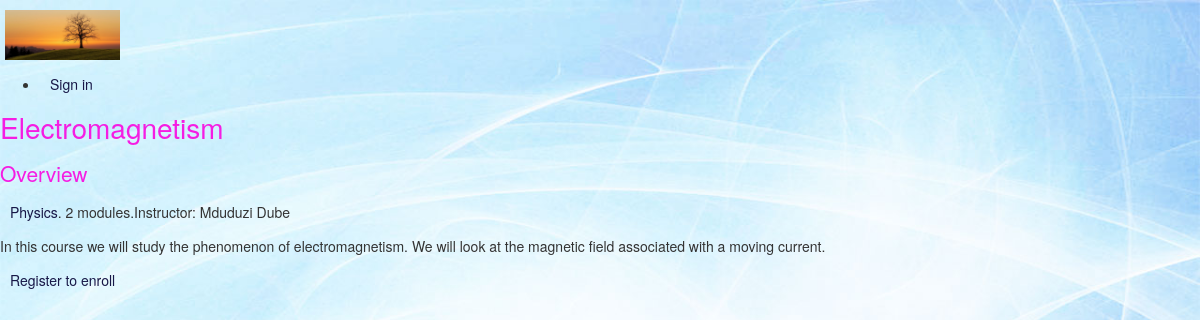
Page /course/electromagnetism/ on the committed database.
### courses/models.py (models this page shows, shortened)
class Course(models.Model):
	owner = models.ForeignKey(User, related_name='courses_created')
	subject = models.ForeignKey(Subject, related_name='courses')
	title = models.CharField(max_length=200)
	slug = models.SlugField(max_length=200, unique=True)
	overview = models.TextField()
	created = models.DateTimeField(auto_now_add=True)
	students = models.ManyToManyField(User, related_name='courses_joined', blank=True)
	class Meta:
		ordering = ('-created',)

class Subject(models.Model):
	title = models.CharField(max_length=200)
	slug = models.SlugField(max_length=200, unique=True)
	class Meta:
		ordering = ('title',)

### courses/views.py (the view)
# urls.py: url(r'^(?P<slug>[\w-]+)/$', views.CourseDetailView.as_view(),name='course_detail'),
class CourseDetailView(DetailView):
	model = Course
	template_name = 'courses/course/detail.html'
	def get_context_data(self, **kwargs):
		context = super(CourseDetailView, self).get_context_data(**kwargs)
		context['enroll_form'] = CourseEnrollForm(initial={'course': self.object})
		return context

### courses/templates/courses/course/detail.html (shortened to what this page needs)
{% extends "base.html" %}
{% block content %}
{% with subject=course.subject %}
<div class="sciene_hub_home">
<h1>
{{ object.title }}
</h1>
<h2>Overview</h2>
<p>
<a href="{% url "course_list_subject" subject.slug %}">{{ subject.title }}</a>.
{{ course.modules.count }} modules.Instructor: {{ course.owner.get_full_name }}
</p>
{{ object.overview|linebreaks }}
{% if request.user.is_authenticated %}
<form action="{% url "student_enroll_course" %}" method="post">
{{ enroll_form }}
{% csrf_token %}
<input type="submit" class="button" value="Enroll now">
</form>
{% else %}
<a href="{% url "student_registration" %}" class="button">
Register to enroll
</a>
{% endif %}
</div>
{% endwith %}
{% endblock %}

### rows in the picture
Course: title "Electromagnetism", modules.count "2", owner.get_full_name "Mduduzi Dube", overview "In this course we will study the phenomenon of electromagnetism. We will look at the magnetic field associated with a moving current."
Subject: title "Physics"
